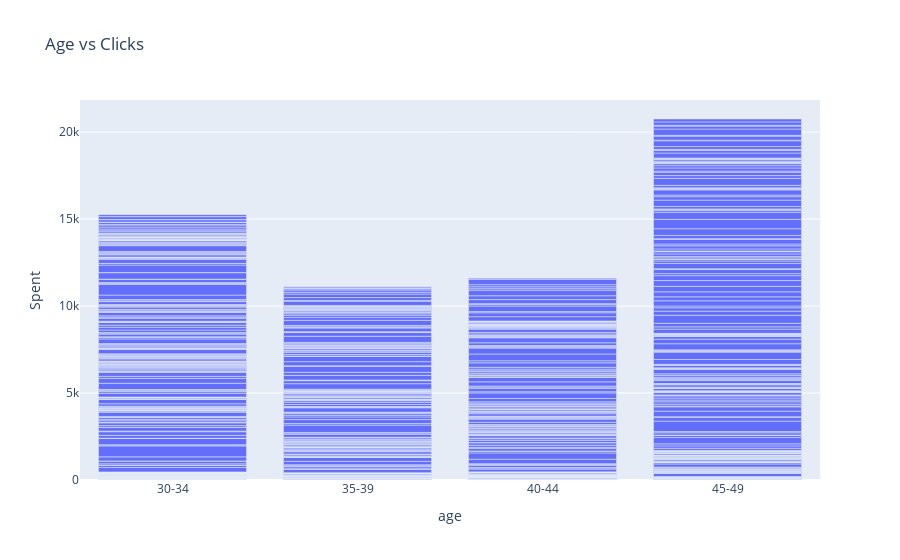

Write notebook code for a chart like this one.
### Code cell
fig = px.bar(data, x= 'age', y = 'Spent', title = 'Age vs Clicks')
fig.show()

### Figure 1 — Plotly figure (JSON) as saved in the notebook; plotly's stock layout.template omitted (floating-point values rounded to 4 significant figures; data arrays with more than 128 entries replaced by an {"elided": "..."} marker saying what was removed)
{"data": [{"alignmentgroup": "True", "hovertemplate": "age=%{x}<br>Spent=%{y}<extra></extra>", "legendgroup": "", "marker": {"color": "#636efa", "pattern": {"shape": ""}}, "name": "", "offsetgroup": "", "orientation": "v", "showlegend": false, "textposition": "auto", "type": "bar", "x": {"elided": "1143 str values"}, "xaxis": "x", "y": {"elided": "1143 float values"}, "yaxis": "y"}], "layout": {"barmode": "relative", "legend": {"tracegroupgap": 0}, "title": {"text": "Age vs Clicks"}, "xaxis": {"anchor": "y", "domain": [0, 1], "title": {"text": "age"}}, "yaxis": {"anchor": "x", "domain": [0, 1], "title": {"text": "Spent"}}}}
